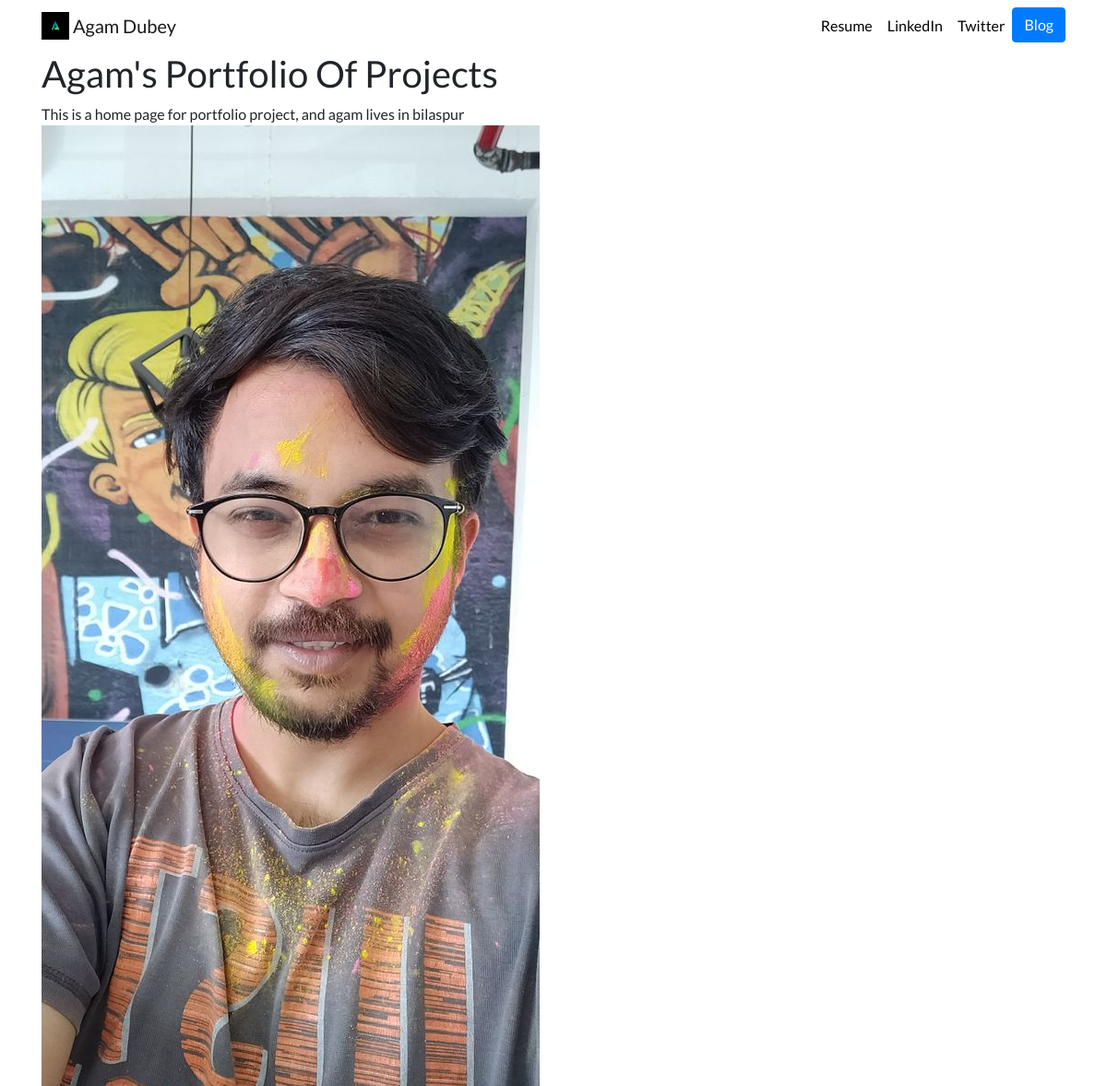
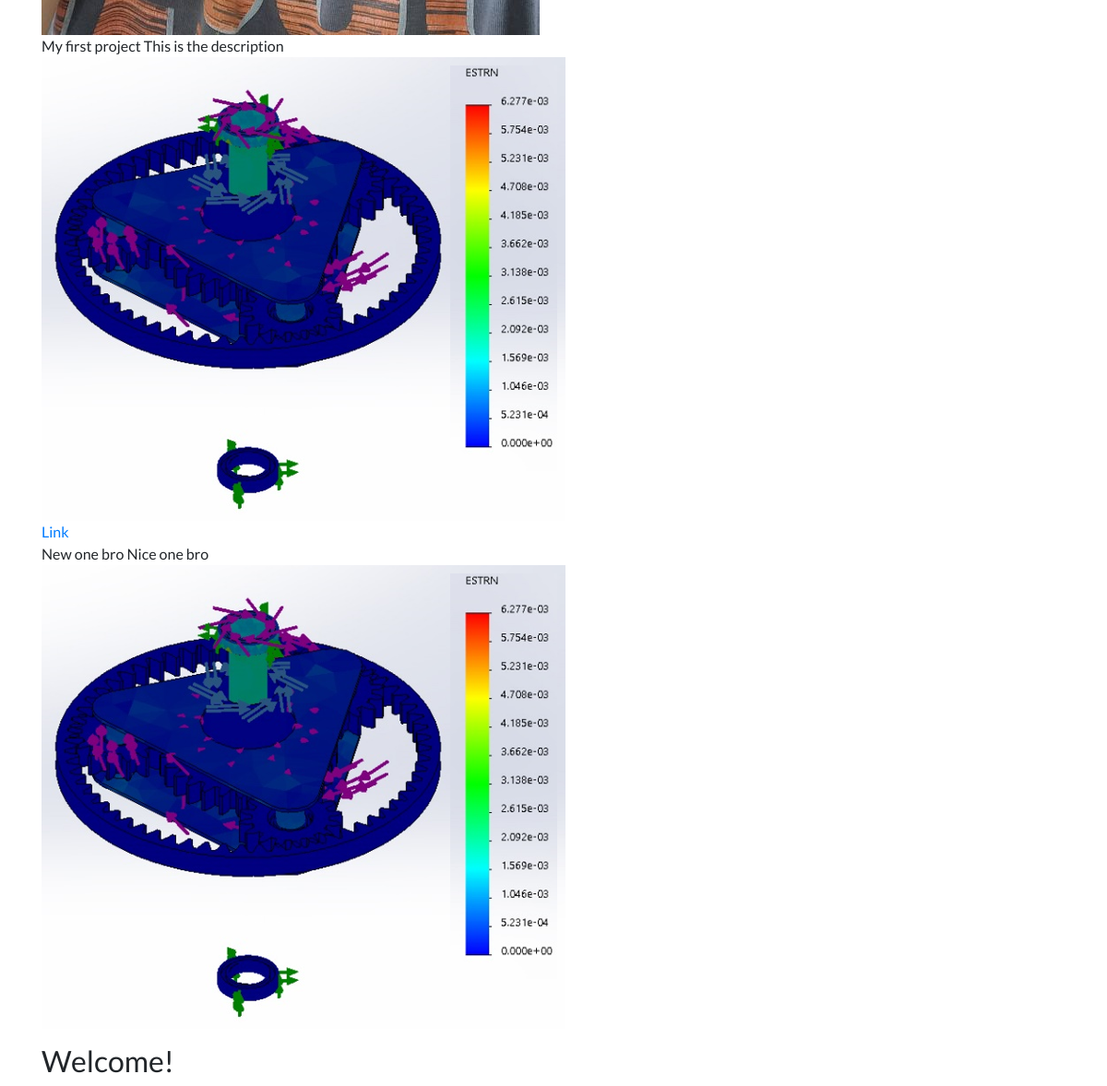
The page / on the database its author committed (2 pictures, top to bottom).
### portfolio/models.py (models this page shows, shortened)
class Project(models.Model):
    title = models.CharField(max_length=100)
    description = models.CharField(max_length=250)
    image = models.ImageField(upload_to='portfolio/images/')
    url = models.URLField(blank=True)

### portfolio/views.py (the view)
# urls.py: 2. Add a URL to urlpatterns:  path('', views.home, name='home')
def home(request):
    projects = Project.objects.all()
    ctx = {'projects': projects}
    return render(request, 'portfolio/home.html', ctx)

### portfolio/templates/portfolio/home.html (shortened to what this page needs)
{% extends 'portfolio/base.html' %}
{% block content %}
<h1>Agam's Portfolio Of Projects</h1>
<p>
This is a home page for portfolio project, and agam lives in bilaspur<br>
{% load static %}
<img src="{% static 'portfolio/static_photo.jpeg' %}">
{% for project in projects %}
	<br>{{ project.title }}
	{{ project.description }}
	<br><img src="{{ project.image.url }}">
	{% if project.url %}
	<br><a href="{{ project.url }}">Link</a>
	{% endif %}
{% endfor %}
<h2>Welcome!</h2>
{% endblock %}

### portfolio/templates/portfolio/base.html (shortened to what this page needs)
{% load static %}
<!doctype html>
<html lang="en">
<head>
  <link rel="stylesheet" href="https://stackpath.bootstrapcdn.com/bootstrap/4.4.1/css/bootstrap.min.css">
  <link rel="stylesheet" href="{% static "portfolio/custom.css" %}">
</head>
<body>
  <nav id="topNav" class="navbar navbar-expand-md navbar-light">
    <div class="container">
      <a class="navbar-brand" href="{% url 'home' %}">
        <img src="{% static "portfolio/A.jpg" %}" width="30" height="30" class="d-inline-block align-top" alt="Nick's Logo">
        <span>Agam Dubey</span>
      </a>
      <div class="collapse navbar-collapse text-center" id="navbarNav">
        <ul class="navbar-nav ml-auto">
          <li class="nav-item">
            <a class="nav-link" href="{% static "portfolio/resume.pdf" %}">Resume</a>
          </li>
          <li class="nav-item">
            <a class="nav-link" href="https://www.linkedin.com/in/agam-dubey-b426a2bb/" target="_blank">LinkedIn</a>
          </li>
          <li class="nav-item">
            <a class="nav-link" href="https://twitter.com/AgamDubey15" target="_blank">Twitter</a>
          </li>
          <li>
            <a role="button" href="{% url 'blog:all_blogs' %}" class="btn btn-primary">Blog</a>
          </li>
        </ul>
      </div>
    </div>
  </nav>
  <div class="container">
    {% block content %}{% endblock %}
  </div>
</body>
</html>

### portfolio/static/portfolio/custom.css (style rules this page uses)
.navbar-nav .nav-link { color: rgba(0,0,0,1) !important; }
body { font-family: 'Lato', sans-serif; }

### rows shown on the page
Project: title "My first project", description "This is the description", image (picture)
Project: title "New one bro", description "Nice one bro", image (picture)
